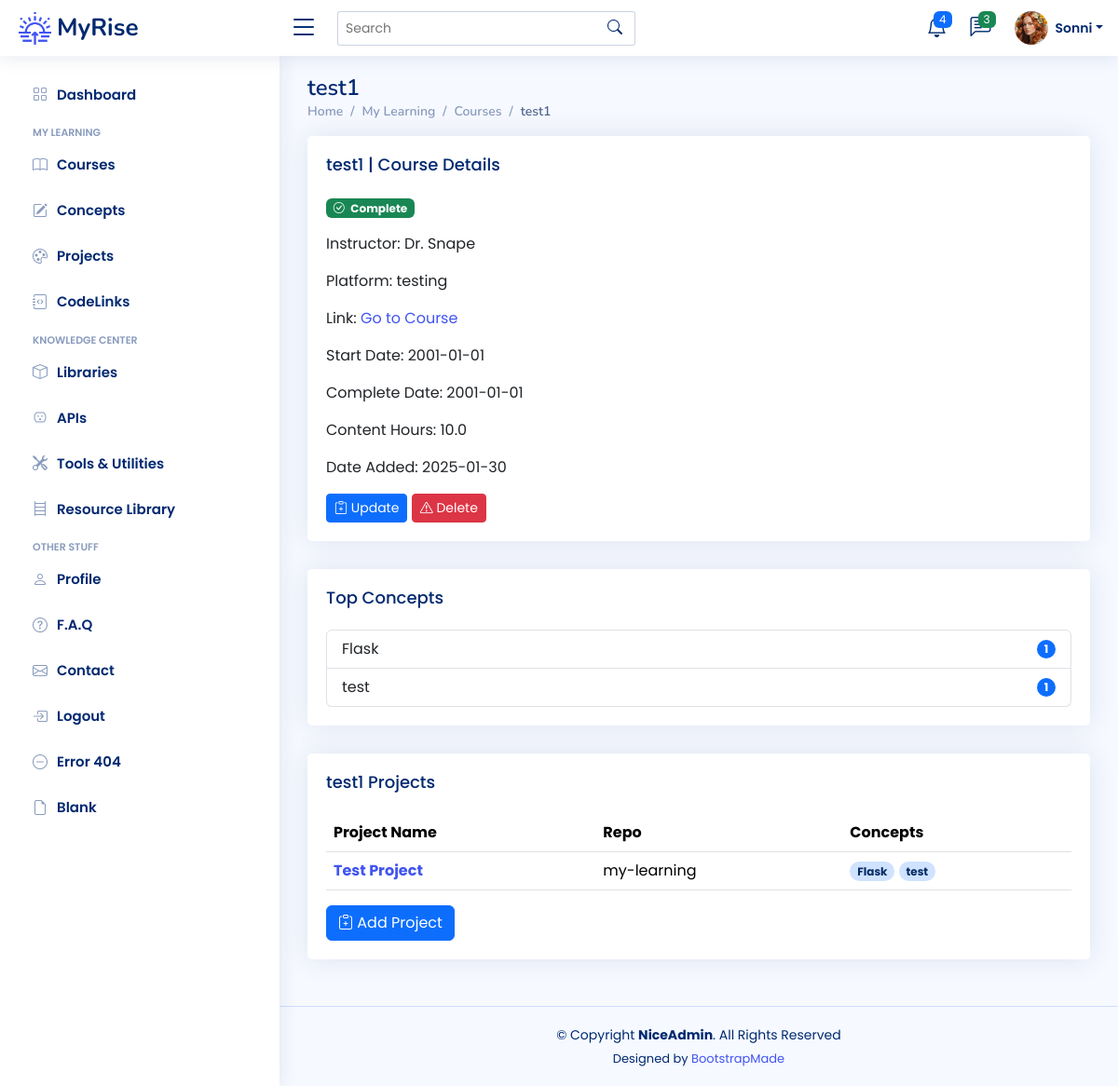
/courses/10 (signed in), run on the app's committed database.
### app/models.py (models this page shows)
class User(UserMixin, db.Model):
    __tablename__ = "users"
    id: Mapped[int] = mapped_column(Integer, primary_key=True)
    email: Mapped[str] = mapped_column(String(100), unique=True)
    password: Mapped[str] = mapped_column(String(250))
    name: Mapped[str] = mapped_column(String(1000))
    display_name: Mapped[str] = mapped_column(String(1000))
    last_called_repos: Mapped[Optional[datetime.datetime]] = mapped_column(DateTime())
    latest_etag_repos: Mapped[str] = mapped_column(String(250), nullable=True)
    projects: Mapped[List["Project"]] = relationship(back_populates="user")
    events: Mapped[List["Event"]] = relationship(back_populates="user")
    courses: Mapped[List["Course"]] = relationship(back_populates="user")
    libraries: Mapped[List["Library"]] = relationship(back_populates="user")
    apis: Mapped[List["API"]] = relationship(back_populates="user")
    tools: Mapped[List["Tool"]] = relationship(back_populates="user")
    resources: Mapped[List["Resource"]] = relationship(back_populates="user")
    repos: Mapped[List["Repository"]] = relationship(back_populates="user")
    codelinks: Mapped[List["CodeLink"]] = relationship(back_populates="user")
    concepts: Mapped[List["Concept"]] = relationship('Concept', secondary=user_concept, backref='user')

class Course(db.Model):
    __tablename__ = "courses"
    id: Mapped[int] = mapped_column(Integer, primary_key=True)
    name: Mapped[str] = mapped_column(String(100), unique=True)
    platform: Mapped[str] = mapped_column(String(100))
    url: Mapped[str] = mapped_column(String(250), nullable=True)
    instructor: Mapped[str] = mapped_column(String(100))
    start: Mapped[datetime.date] = mapped_column(Date, nullable=True)
    complete: Mapped[datetime.date] = mapped_column(Date, nullable=True)
    content_hours: Mapped[float] = mapped_column(nullable=True)
    has_cert: Mapped[bool] = mapped_column(Boolean)
    date_added: Mapped[datetime.date] = mapped_column(Date, nullable=False)
    status: Mapped[str] = mapped_column(String(100), nullable=True)
    projects: Mapped[List["Project"]] = relationship(back_populates="course")
    user_id: Mapped[int] = mapped_column(Integer, ForeignKey(User.id), index=True)
    user: Mapped["User"] = relationship(back_populates="courses")

class Concept(db.Model):
    __tablename__ = "concepts"
    id: Mapped[int] = mapped_column(Integer, primary_key=True)
    concept_term: Mapped[str] = mapped_column(String(50), nullable=False)
    category: Mapped[str] = mapped_column(String(100), nullable=True)
    description: Mapped[str] = mapped_column(Text, nullable=True)
    date_added: Mapped[datetime.date] = mapped_column(Date, nullable=False)

class Project(db.Model):
    __tablename__ = "projects"
    id: Mapped[int] = mapped_column(Integer, primary_key=True)
    name: Mapped[str] = mapped_column(String(100), nullable=False)
    description: Mapped[str] = mapped_column(Text, nullable=True)
    assignment_link: Mapped[str] = mapped_column(String(250), nullable=True)
    path: Mapped[str] = mapped_column(String(100), nullable=True)
    start: Mapped[datetime.date] = mapped_column(Date, nullable=True)
    last_updated: Mapped[datetime.date] = mapped_column(Date, nullable=True)
    path_etag: Mapped[str] = mapped_column(String(250), nullable=True)
    path_commits: Mapped[int] = mapped_column(Integer, nullable=True)
    repo_id: Mapped[int] = mapped_column(Integer, ForeignKey(Repository.id), index=True)
    repo: Mapped["Repository"] = relationship(back_populates="projects")
    concepts: Mapped[List["Concept"]] = relationship('Concept', secondary=project_concept, backref='projects')
    section: Mapped[str] = mapped_column(String(100))
    lecture: Mapped[str] = mapped_column(String(100))
    date_added: Mapped[datetime.date] = mapped_column(Date, nullable=False)
    course_id: Mapped[int] = mapped_column(Integer, ForeignKey(Course.id), index=True)
    course: Mapped["Course"] = relationship(back_populates="projects")
    codelinks: Mapped[List["CodeLink"]] = relationship(back_populates="project")
    user_id: Mapped[int] = mapped_column(Integer, ForeignKey(User.id), index=True)
    user: Mapped["User"] = relationship(back_populates="projects")

class Repository(db.Model):
    __tablename__ = "repos"
    id: Mapped[int] = mapped_column(Integer, primary_key=True)
    name: Mapped[str] = mapped_column(String(250), nullable=False)
    last_called_activity: Mapped[Optional[datetime.datetime]] = mapped_column(DateTime())
    latest_etag_activity: Mapped[str] = mapped_column(String(250), nullable=True)
    latest_sha: Mapped[str] = mapped_column(String(250), nullable=True)
    sha_timestamp: Mapped[Optional[datetime.datetime]] = mapped_column(DateTime())
    created_at: Mapped[Optional[datetime.datetime]] = mapped_column(DateTime())
    updated_at: Mapped[Optional[datetime.datetime]] = mapped_column(DateTime())
    pushed_at: Mapped[Optional[datetime.datetime]] = mapped_column(DateTime())
    commits_etag: Mapped[str] = mapped_column(String(250), nullable=True)
    commits_data: Mapped[Dict] = mapped_column(JSON, nullable=True)
    user_id: Mapped[int] = mapped_column(Integer, ForeignKey(User.id), index=True)
    user: Mapped["User"] = relationship(back_populates="repos")
    projects: Mapped[List["Project"]] = relationship(back_populates="repo")
    codelinks: Mapped[List["CodeLink"]] = relationship(back_populates="repo")
    events: Mapped[List["Event"]] = relationship(back_populates="repo")

### app/routes.py (the view)
@app.route('/courses/<int:num>')
@login_required
def course_detail(num):
    target_course = db.get_or_404(Course, num)
    all_projects = db.session.execute(db.select(Project).filter_by(course_id=num)).scalars().all()
    course_concepts = {}
    for proj in all_projects:
        for concept in proj.concepts:
            if concept.concept_term in course_concepts:
                course_concepts[concept.concept_term] += 1
            else:
                course_concepts[concept.concept_term] = 1
    sorted_concepts = dict(
        sorted(course_concepts.items(), key=lambda item: item[1], reverse=True))
    return render_template('course-detail.html',
                           course=target_course,
                           projects=all_projects,
                           top_concepts=sorted_concepts,
                           course_badge=course_statuses)

### app/templates/course-detail.html (shortened to what this page needs)
{% extends 'base.html' %}
{% from 'bootstrap5/form.html' import render_form %}
{% block content %}
	<main id="main" class="main">
    <div class="pagetitle">
      <h1>{{ course.name }}</h1>
      <nav>
        <ol class="breadcrumb">
          <li class="breadcrumb-item"><a href="index.html">Home</a></li>
          <li class="breadcrumb-item">My Learning</li>
          <li class="breadcrumb-item"><a href="{{ url_for('courses_page') }}">Courses</a> </li>
		  <li class="breadcrumb-item active">{{ course.name }}</li>
        </ol>
      </nav>
    </div>
		<div class="card">
            <div class="card-body">
              <h5 class="card-title">{{ course.name }} | Course Details</h5>
				{% if course.status %}
					<p><span class="badge {{ course_badge[course.status][1] }}"><i class="bi {{ course_badge[course.status][2] }} me-1"></i> {{ course_badge[course.status][0] }}</span></p>
				{% endif %}
					<p>Instructor: {{ course.instructor }}</p>
					<p>Platform: {{ course.platform }}</p>
					<p>Link: <a href="{{ course.url }}" target="_blank">Go to Course</a></p>
					<p>Start Date: {{ course.start }}</p>
					<p>Complete Date: {{ course.complete }}</p>
					<p>Content Hours: {{ course.content_hours }}</p>
					<p>Date Added: {{ course.date_added }}</p>
				<a href="{{ url_for('update_course', num=course.id) }}">
		  <button type="button" class="btn btn-primary btn-sm"><i class="bi bi-clipboard-plus"></i> Update</button>
			</a>
			<a href="{{ url_for('delete_course', num=course.id) }}">
		  <button type="button" class="btn btn-danger btn-sm"><i class="bi bi-exclamation-triangle"></i> Delete</button>
			</a>
				 </div>
		  </div>
	<div class="card">
            <div class="card-body">
              <h5 class="card-title">Top Concepts</h5>
              <ul class="list-group">
				  {% for concept, count in top_concepts.items() %}
				  <li class="list-group-item d-flex justify-content-between align-items-center">
					  {{ concept }}
                  <span class="badge bg-primary rounded-pill">{{ count }}</span>
                </li>
				  {% endfor %}
              </ul>
            </div>
          </div>
	 <div class="card">
		<div class="card-body">
		  <h5 class="card-title">{{ course.name }} Projects</h5>
		  {% include '_projects.html' %}
			<a href="{{ url_for('add_new_project', course_id=course.id) }}">
		  <button type="button" class="btn btn-primary"><i class="bi bi-clipboard-plus"></i> Add Project</button>
			</a>
		</div>
	 </div>
 	</main>
{% endblock %}

### app/templates/heading.html (shortened to what this page needs)
{% from 'bootstrap5/nav.html' import render_nav_item %}
{% from 'bootstrap5/form.html' import render_form %}
  <header id="header" class="header fixed-top d-flex align-items-center">
    <div class="d-flex align-items-center justify-content-between">
      <a href="{{ url_for('home') }}" class="logo d-flex align-items-center">
        <img src="{{ url_for('static', filename='img/logo.png') }}" alt="sun-rise">
        <span class="d-none d-lg-block">MyRise</span>
      </a>
      <i class="bi bi-list toggle-sidebar-btn"></i>
    </div>
    <div class="search-bar">
      <form class="search-form d-flex align-items-center" method="POST" action="#">
        <input type="text" name="query" placeholder="Search" title="Enter search keyword">
        <button type="submit" title="Search"><i class="bi bi-search"></i></button>
      </form>
    </div>
    <nav class="header-nav ms-auto">
      <ul class="d-flex align-items-center">
        <li class="nav-item dropdown">
          <a class="nav-link nav-icon" href="#" data-bs-toggle="dropdown">
            <i class="bi bi-bell"></i>
            <span class="badge bg-primary badge-number">4</span>
          </a>
        </li>
        <li class="nav-item dropdown">
          <a class="nav-link nav-icon" href="#" data-bs-toggle="dropdown">
            <i class="bi bi-chat-left-text"></i>
            <span class="badge bg-success badge-number">3</span>
          </a>
        </li>
        <li class="nav-item dropdown pe-3">
          <a class="nav-link nav-profile d-flex align-items-center pe-0" href="#" data-bs-toggle="dropdown">
            <img src="{{ url_for('static', filename='img/profile-img.png') }}" alt="Profile" class="rounded-circle">
            <span class="d-none d-md-block dropdown-toggle ps-2">{{ current_user.display_name }}</span>
          </a>
        </li>
      </ul>
    </nav>
  </header>
  <aside id="sidebar" class="sidebar">
    <ul class="sidebar-nav" id="sidebar-nav">
      <li class="nav-item">
        <a class="nav-link collapsed" href="{{ url_for('home') }}">
          <i class="bi bi-grid"></i>
          <span>Dashboard</span>
        </a>
      </li>
<li class="nav-heading">My Learning</li>
	  <li class="nav-item">
        <a class="nav-link collapsed" href="{{ url_for('courses_page') }}">
          <i class="bi bi-book"></i>
          <span>Courses</span>
        </a>
      </li>
	  <li class="nav-item">
        <a class="nav-link collapsed" href="{{ url_for('concepts_page') }}">
          <i class="bi bi-pencil-square"></i>
          <span>Concepts</span>
        </a>
      </li>
	  <li class="nav-item">
        <a class="nav-link collapsed" href="{{ url_for('projects_page') }}">
          <i class="bi bi-palette"></i>
          <span>Projects</span>
        </a>
      </li>
	  <li class="nav-item">
        <a class="nav-link collapsed" href="{{ url_for('codelinks_page') }}">
          <i class="bi bi-journal-code"></i>
          <span>CodeLinks</span>
        </a>
      </li>
<li class="nav-heading">Knowledge Center</li>
	  <li class="nav-item">
        <a class="nav-link collapsed" href="{{ url_for('libraries_page') }}">
          <i class="bi bi-box"></i>
          <span>Libraries</span>
        </a>
      </li>
	  <li class="nav-item">
        <a class="nav-link collapsed" href="{{ url_for('apis_page') }}">
          <i class="bi bi-outlet"></i>
          <span>APIs</span>
        </a>
      </li>
	  <li class="nav-item">
        <a class="nav-link collapsed" href="{{ url_for('tools_page') }}">
          <i class="bi bi-tools"></i>
          <span>Tools & Utilities</span>
        </a>
      </li>
	  <li class="nav-item">
        <a class="nav-link collapsed" href="{{ url_for('resources_page') }}">
          <i class="bi bi-bookshelf"></i>
          <span>Resource Library</span>
        </a>
      </li>
	<li class="nav-heading">Other Stuff</li>
      <li class="nav-item">
        <a class="nav-link collapsed" href="{{ url_for('profile') }}">
          <i class="bi bi-person"></i>
          <span>Profile</span>
        </a>
      </li>
      <li class="nav-item">
        <a class="nav-link collapsed" href="{{ url_for('faq') }}">
          <i class="bi bi-question-circle"></i>
          <span>F.A.Q</span>
        </a>
	  </li>
      <li class="nav-item">
        <a class="nav-link collapsed" href="{{ url_for('contact') }}">
          <i class="bi bi-envelope"></i>
          <span>Contact</span>
        </a>
      </li>
	{% if not current_user.is_authenticated %}
      <li class="nav-item">
        <a class="nav-link collapsed" href="{{ url_for('register') }}">
          <i class="bi bi-card-list"></i>
          <span>Register</span>
        </a>
      </li>
      <li class="nav-item">
        <a class="nav-link collapsed" href="{{ url_for('login') }}">
          <i class="bi bi-box-arrow-in-right"></i>
          <span>Login</span>
        </a>
      </li>
	{% else %}
		<li class="nav-item">
        <a class="nav-link collapsed" href="{{ url_for('logout') }}">
          <i class="bi bi-box-arrow-in-right"></i>
          <span>Logout</span>
        </a>
      </li>
	{% endif %}
      <li class="nav-item">
        <a class="nav-link collapsed" href="pages-error-404.html">
          <i class="bi bi-dash-circle"></i>
          <span>Error 404</span>
        </a>
      </li>
      <li class="nav-item">
        <a class="nav-link collapsed" href="pages-blank.html">
          <i class="bi bi-file-earmark"></i>
          <span>Blank</span>
        </a>
      </li>
    </ul>
  </aside>

### app/templates/_projects.html
<table class="table table-hover">
	<thead>
	<tr>
		<th scope="col">Project Name</th>
		<th scope="col">Repo</th>
		<th scope="col">Concepts</th>
	</tr>
	</thead>
	<tbody>
	{% for project in projects %}
	<tr>
		<th scope="row"><a href="{{ url_for('project_detail', num=project.id) }}">{{ project.name }}</a></th>
		<td>{{ project.repo.name }}</td>
		<td>{% for concept in project.concepts %} <a href="{{ url_for('concept_detail', num=concept.id) }}"> <span
				class="badge rounded-pill bg-primary-subtle text-primary-emphasis"> {{ concept.concept_term }} </span>
		</a>{% endfor %}
		</td>
	</tr>
	{% endfor %}
	</tbody>
</table>

### data on the page
User: display_name "Sonni"
Course: name "test1", status "Complete", instructor "Dr. Snape", platform "testing", start "2001-01-01", complete "2001-01-01", content_hours "10.0", date_added "2025-01-30"
Concept: concept_term "Flask", id "1"
Concept: concept_term "test", count "1"
Project: name "Test Project", repo.name "my-learning"
